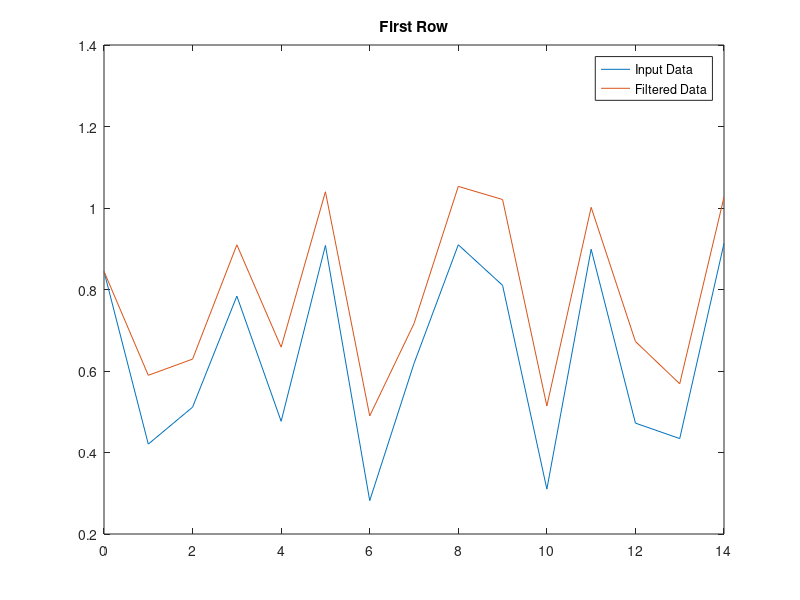

This chart was generated by the following MATLAB code:
rng default
x = rand(2, 15);
b=1;
a = [1, -0.2];
y = filter(b, a, x, [], 2);
t = 0:length(x)-1; %indeks wektora

close all
plot(t, x(1, :));
hold on
plot(t, y(1,:))
legend('Input Data', 'Filtered Data')
title('First Row')
hold off




